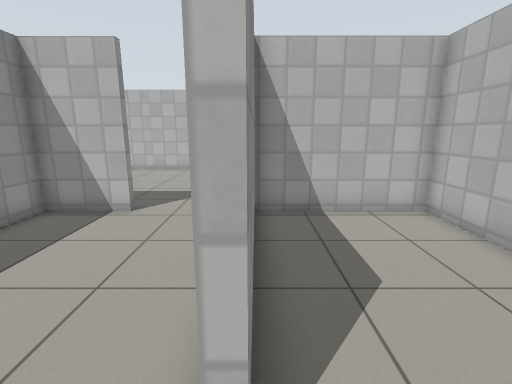
View 1 (above)

20 first-person views from a walk through a world built for the Gazebo simulator. The camera is 1.2 m above the floor, tilts 12° down and sees 85° across. The floor is counted in squares, 0.5 m on a side. Each view is taken from the middle of a square. On the plan, view 1 faces up. The plan holds only what a view shows up to about 18 squares ahead; the rest is blank. Simple patterns stand in for the simulator's built-in surfaces.

View 2
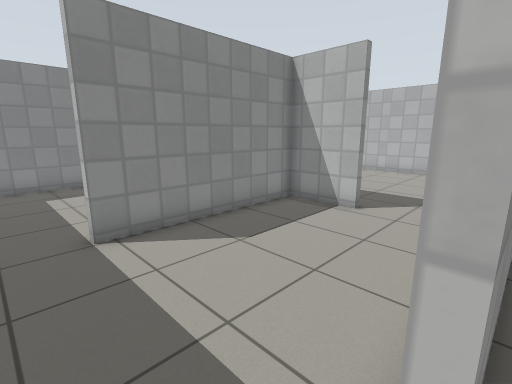

View 3
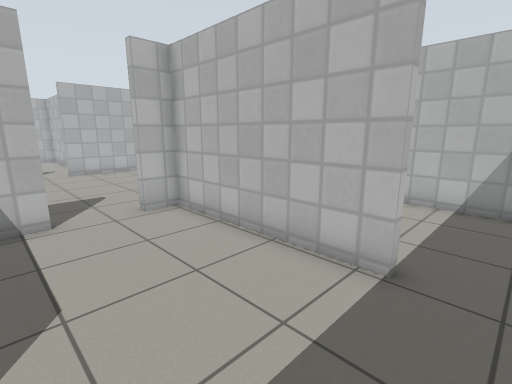

View 4
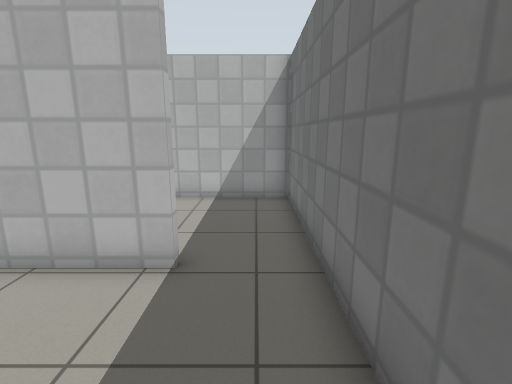

View 5
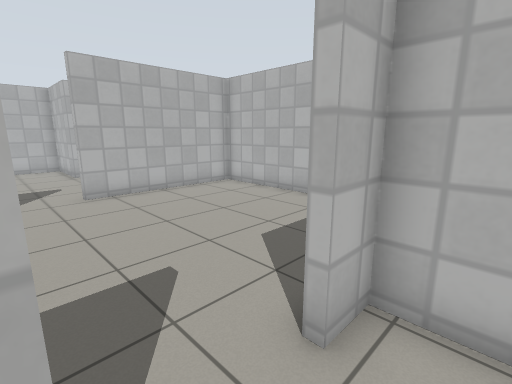

View 6
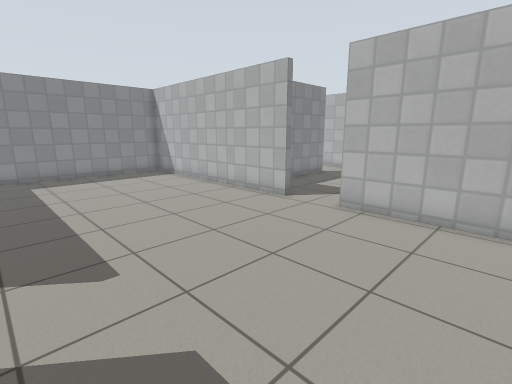

View 7
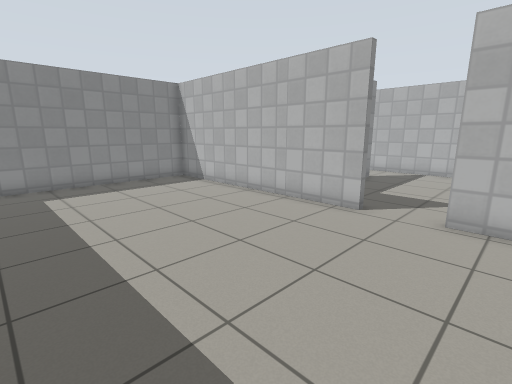

View 8
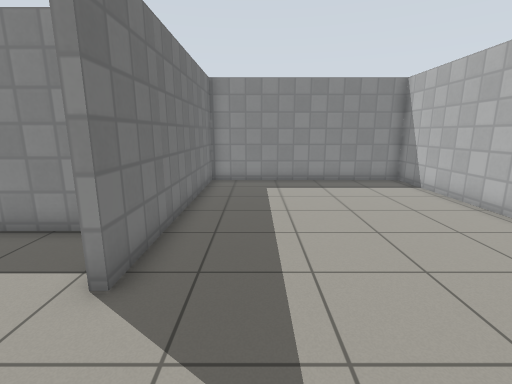

View 9
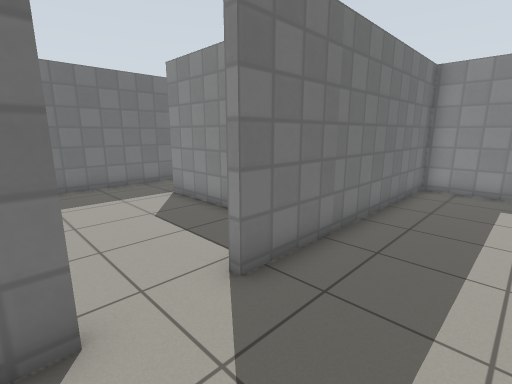

View 10
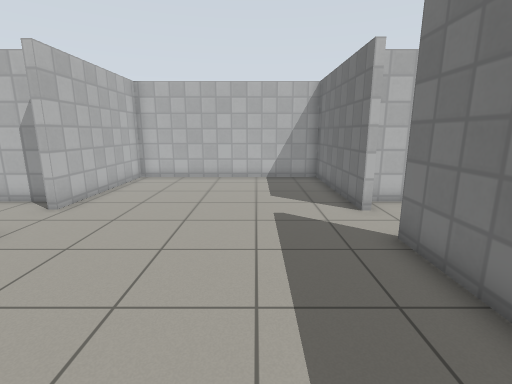

View 11
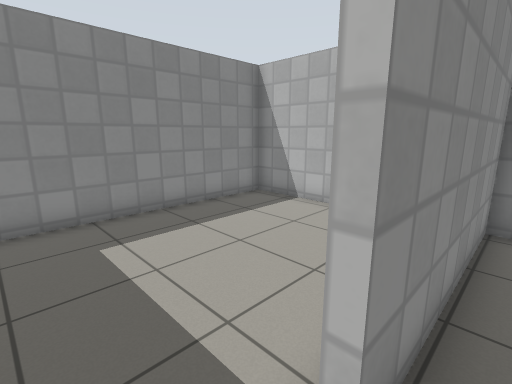

View 12
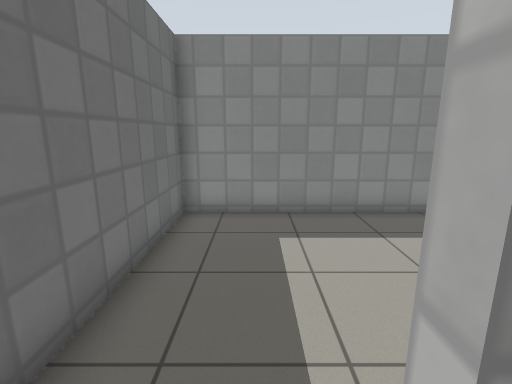

View 13
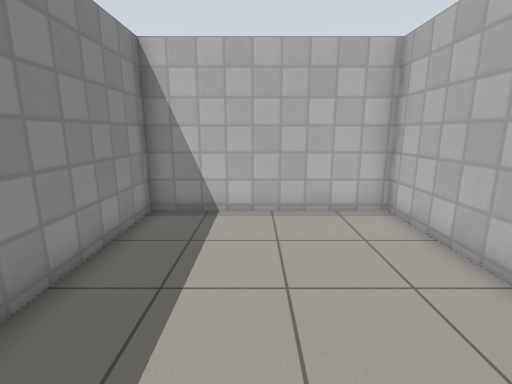

View 14
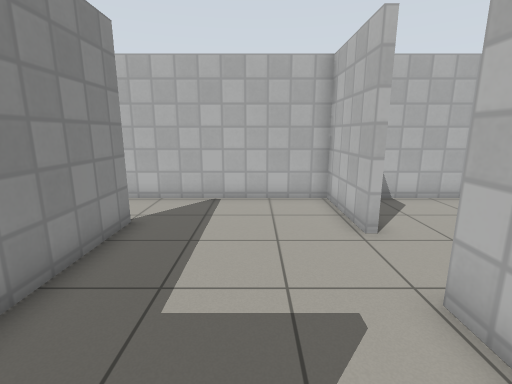

View 15
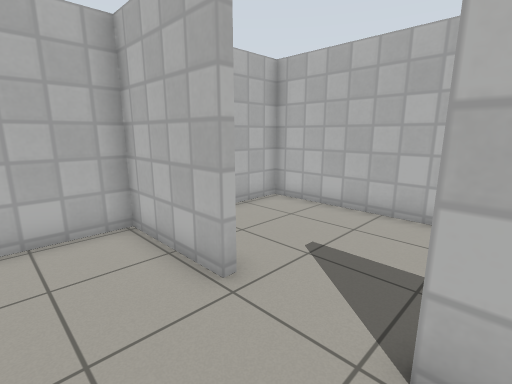

View 16
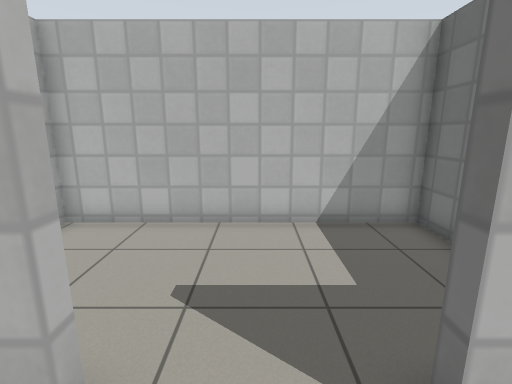

View 17
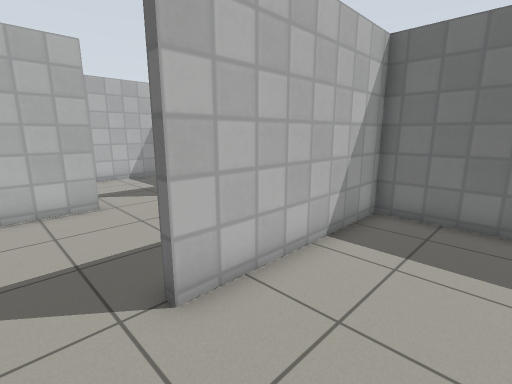

View 18
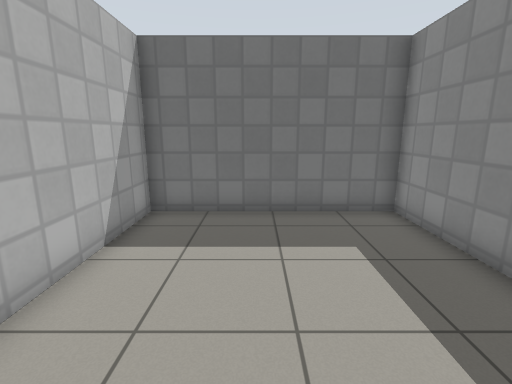

View 19
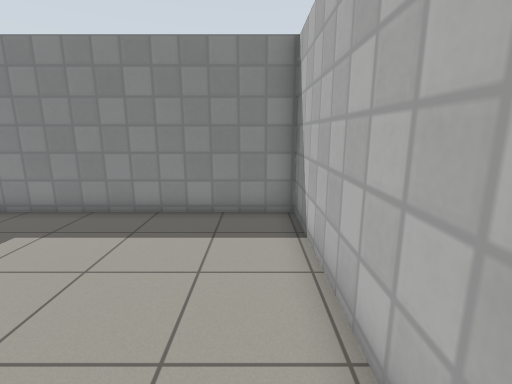

View 20
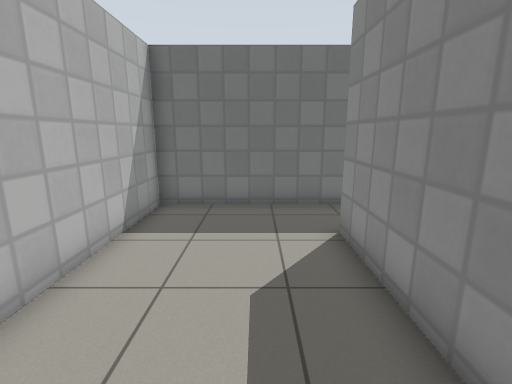

### Floor plan
Points are (right, up) in squares from view 1. A wall is a line through its corners. A room is listed if a view was taken in it or the views show most of it. See-through windows are left out.
Room 1 (views 1, 2, 20)
walls: (-0.1, 7.9) (-0.1, 1.4); (-0.4, -1.2) (5.3, -1.2) (5.3, 8.4) (-0.1, 8.4)
ways out: opening at (0, 0.5) to room 2
Room 2 (views 3, 4, 5, 11, 12)
walls: (-3.9, 8.4) (-6.6, 8.4) (-6.6, 1.5) (-7, 1.5); (-0.3, 1.4) (-0.3, 8.4) (-1.5, 8.4); (-7.6, -1.2) (-0.4, -1.2)
ways out: opening at (0, 0.5) to room 1; opening at (-2.5, 9) to room 3; opening at (-7, 0.5) to room 4
Room 3 (views 6, 7, 8, 9, 10, 14)
walls: (-3.7, 18.7) (-3.7, 18.3) (-14.3, 18.3) (-14.3, 8.7) (-3.9, 8.7); (-1.5, 8.4) (-1.5, 8.7) (5.3, 8.7) (5.3, 18.3) (-1.5, 18.3)
ways out: opening at (-2.5, 9) to room 2; opening at (-2.5, 19) to room 5
Room 4 (view 13)
walls: (-6.9, 4) (-6.9, 8.4) (-14.3, 8.4) (-14.3, -1.2) (-7.6, -1.2)
ways out: opening at (-7, 0.5) to room 2
Room 5 (views 15, 16)
walls: (-0.3, 19.4) (-0.3, 21.6); (-6.4, 24.4) (-6.4, 21.3)
ways out: opening at (-2.5, 19) to room 3; opening at (-3, 25) to room 7; opening at (0, 23) to room 8
Room 6 (views 17, 18)
walls: (-6.5, 28.2) (-14.3, 28.2) (-14.3, 18.6) (-6.7, 18.6) (-6.7, 25.4)
ways out: opening at (-6, 26.5) to room 7
Room 7 (view 19)
walls: (-0.3, 24.4) (-0.3, 28.2) (-6.5, 28.2); (-6.4, 25.4) (-6.4, 24.4)
ways out: opening at (-3, 25) to room 5; opening at (-6, 26.5) to room 6
Room 8 (no view inside)
walls: (3.8, 18.6) (5.3, 18.6) (5.3, 28.2) (1.6, 28.2)
ways out: opening at (0, 23) to room 5

Positions as (right, up) in squares from view 1, and headings:
1: (0, 0), facing up
2: (0, 0), facing up-left
3: (-5, 0), facing up-right
4: (-5, 0), facing right
5: (-4, 7), facing up-right
6: (3, 10), facing up-left
7: (0, 10), facing up-left
8: (0, 11), facing left
9: (-1, 12), facing down-left
10: (-10, 12), facing right
11: (-6, 0), facing up-left
12: (-6, 1), facing left
13: (-11, 0), facing up
14: (-3, 18), facing up
15: (-3, 21), facing up-right
16: (-2, 23), facing right
17: (-10, 27), facing down-right
18: (-10, 27), facing down
19: (-6, 27), facing left
20: (2, 8), facing down
